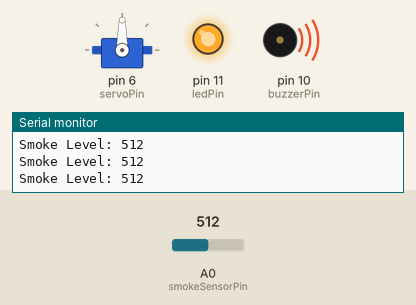
Bench run of a sketch on a simulated Arduino Uno, built with avr-gcc and run on an emulated ATmega328P. Parts: servo, output pins drawn as LEDs (lit = HIGH), buzzer (waves = sounding, pin HIGH), the last lines printed to the serial monitor. The test bench sets the inputs (shaded band); at power-on: A0 (smokeSensorPin) = 512.

Above: at 1.3 s.
1.4 s: A0 (smokeSensorPin) set to 319
2.9 s: A0 (smokeSensorPin) set to 285
At 4.2 s:
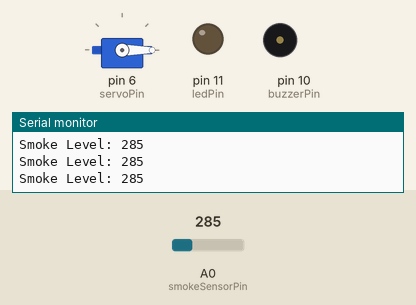
4.5 s: A0 (smokeSensorPin) set to 306
At 5.3 s:
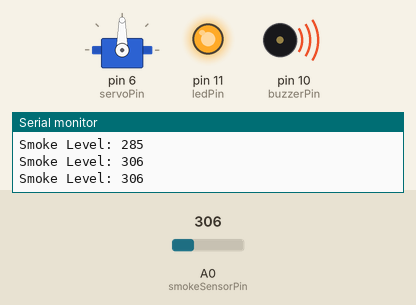
6.0 s: A0 (smokeSensorPin) set to 290
At 6.6 s:
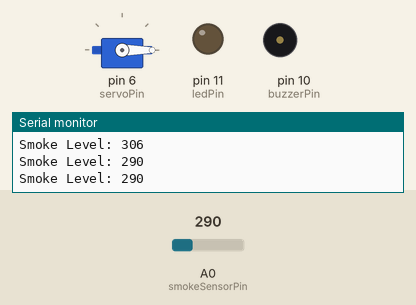
Timing chart, 0 to 8.5 s (numbered marks = the images above; inputs shaded):
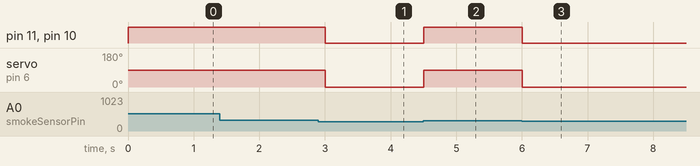

The sketch:

Smart_Smoke_Detection_Door_and_Alarm_System.ino
```cpp
#include <Servo.h>

const int smokeSensorPin = A0;  // Smoke sensor connected to A0
const int ledPin = 11;          // LED connected to digital pin 11
const int buzzerPin = 10;       // Buzzer connected to digital pin 10
const int servoPin = 6;         // Servo connected to digital pin 6
const int smokeThreshold = 300; // Threshold value for smoke detection
Servo myServo;                  // Create a Servo object

void setup() {
  pinMode(smokeSensorPin, INPUT);
  pinMode(ledPin, OUTPUT);
  pinMode(buzzerPin, OUTPUT);

  myServo.attach(servoPin);     // Attach the servo to pin 6
  myServo.write(0);             // Initial position of the servo (door closed)

  Serial.begin(9600);           // Initialize serial communication
}

void loop() {
  int smokeLevel = analogRead(smokeSensorPin);  // Read the smoke sensor value

  Serial.print("Smoke Level: ");
  Serial.println(smokeLevel);

  if (smokeLevel > smokeThreshold) {
    digitalWrite(ledPin, HIGH);  // Turn on the LED
    digitalWrite(buzzerPin, HIGH);  // Turn on the buzzer
    myServo.write(90);           // Rotate the servo to open the door
  } else {
    digitalWrite(ledPin, LOW);   // Turn off the LED
    digitalWrite(buzzerPin, LOW);  // Turn off the buzzer
    myServo.write(0);            // Rotate the servo to close the door
  }

  delay(500);  // Wait for 0.5 seconds before checking again
}
```

Measured:
- the behaviour switches between 301 and 300 on A0 (smokeSensorPin) (found by bisection; images 0 and 1)
- after the input at 2.9 s, pin 11 (ledPin), pin 10 (buzzerPin): HIGH → LOW after 0.10 s; servo on pin 6 (servoPin): 90° → 0° after 0.10 s
- after the input at 4.5 s, pin 11 (ledPin), pin 10 (buzzerPin): LOW → HIGH at once; servo on pin 6 (servoPin): 0° → 90° at once
- after the input at 6.0 s, pin 11 (ledPin), pin 10 (buzzerPin): HIGH → LOW at once; servo on pin 6 (servoPin): 90° → 0° at once
